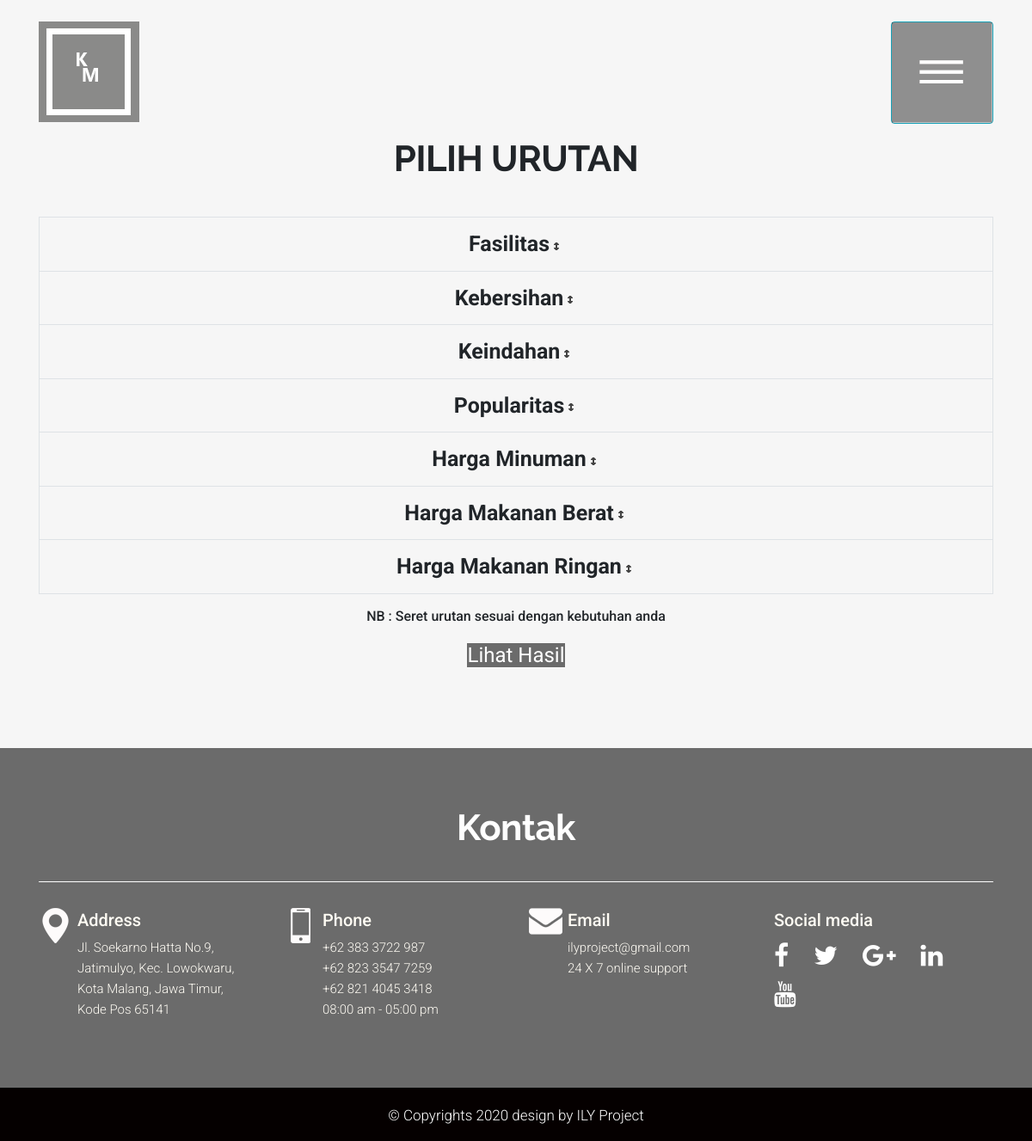
Screenshot of /kedai/sorting.php with the database file from the repository.
### tables this page shows
CREATE TABLE `kriteria` (
  `id_kriteria` varchar(5) NOT NULL,
  `nama_kriteria` varchar(45) NOT NULL,
  `bobot` double NOT NULL,
  `sifat` varchar(15) NOT NULL
);

### kedai/sorting.php (the view, shortened to what this page needs)
<!DOCTYPE html>
<html lang="en">
<head>
   <?php
include ("../login/koneksi/koneksi.php");
?>
  <link rel="stylesheet" href="//code.jquery.com/ui/1.12.1/themes/base/jquery-ui.css">
   <link rel="stylesheet" href="css/bootstrap.min.css" />
   <link rel="stylesheet" href="css/pogo-slider.min.css" />
   <link rel="stylesheet" href="css/style.css" />
   <link rel="stylesheet" href="css/responsive.css" />
   <link rel="stylesheet" href="css/custom.css" />
   <link rel="stylesheet" href="https://maxcdn.bootstrapcdn.com/bootstrap/4.0.0/css/bootstrap.min.css"
>
</head>
<body id="home" data-spy="scroll" data-target="#navbar-wd" data-offset="98">
   <div class="wrapper">
      <div id="content">
         <div class="output">
            <div id="section2" class="section about_section layout_padding dash_bg">
               <div class="container">
                  <div class="row">
                     <div class="col-md-12">
                        <div class="full"></br></br></br>
                           <div id="#down" class="heading_main text_align_center">
                              <h2>Pilih urutan </h2>
                           </div>
                           <table class="table table-stripped table-hover table-bordered">
                              <tbody>
                                 <?php
                                    $sql = $conn->query("SELECT id_kriteria, nama_kriteria, bobot FROM kriteria ORDER BY bobot");
                                    while($data = $sql->fetch_array()) {
                                       $result = preg_replace("/[^a-zA-Z]/", " ", $data['nama_kriteria']);
                                       echo '
                                          <tr data-index="'.$data['id_kriteria'].'" data-bobot="'.$data['bobot'].'">
                                             <td align="center">
                                             <strong style="font-size: 25px;">'.$result.'</strong><span class="ui-icon ui-icon-arrowthick-2-n-s"></span>
                                             </td>
                                          </tr>
                                       ';}
                                 ?>
                              </tbody>
                           </table>
                           <center>
                              <h6>NB : Seret urutan sesuai dengan kebutuhan anda </h6></center><center>
                           <div class="">
                              <a href="hasil.php"  class="margin-top_30"
                                          style="background: #6B6B6B;
                                          color: #fff;
                                          font-size: 24px;
                                          font-weight: 400;" height= "60px";
                                          width="300px">
                                          Lihat Hasil</a>
                           </div></center>
                        </div>
                     </div>
                  </div>
               </div>
            </div>
         </div></br></br></br></br></br></br></br>
         <footer class="footer-box">
            <div class="container">
               <div class="row">
                  <div class="col-md-12">
                     <div class="full">
                        <div class="heading_main text_align_center white_fonts margin-bottom_30">
                           <h2>Kontak</h2>
                        </div>
                     </div>
                  </div>
               </div>
               <div class="row">
                  <div class="col-lg-3 col-md-6 col-sm-6 white_fonts">
                     <div class="full footer_blog f_icon_1">
                        <p>Address<br><small>Jl. Soekarno Hatta No.9,<br>Jatimulyo, Kec. Lowokwaru,<br>Kota Malang, Jawa
                              Timur, <br>Kode Pos 65141</small></p>
                     </div>
                  </div>
                  <div class="col-lg-3 col-md-6 col-sm-6 white_fonts">
                     <div class="full footer_blog f_icon_2">
                        <p>Phone<br><small>+62 383 3722 987<br>+62 823 3547 7259<br>+62 821 4045 3418<br>08:00 am -
                              05:00 pm</small></p>
                     </div>
                  </div>
                  <div class="col-lg-3 col-md-6 col-sm-6 white_fonts">
                     <div class="full footer_blog f_icon_3">
                        <p>Email<br><small>ilyproject@gmail.com<br>24 X 7 online support</small></p>
                     </div>
                  </div>
                  <div class="col-lg-3 col-md-6 col-sm-6 white_fonts">
                     <div class="full footer_blog_last">
                        <p>Social media</p>
                        <p>
                           <ul>
                              <li><a href="#"><i class="fa fa-facebook-f"></i></a></li>
                              <li><a href="#"><i class="fa fa-twitter"></i></a></li>
                              <li><a href="#"><i class="fa fa-google-plus"></i></a></li>
                              <li><a href="#"><i class="fa fa-linkedin"></i></a></li>
                              <li><a href="#"><i class="fa fa-youtube"></i></a></li>
                           </ul>
                        </p>
                     </div>
                  </div>
               </div>
            </div>
         </footer>
         <header class="top-header">
            <div class="container">
               <div class="row">
                  <div class="col-sm-6">
                     <div class="logo_main">
                        <a href="../index.php"><img src="images/main_logo.png" /></a>
                     </div>
                  </div>
                  <div class="col-sm-6">
                     <button type="button" id="sidebarCollapse" class="btn btn-info navbar-btn"><img
                           src="images/menu_icon.png"></button>
                  </div>
               </div>
            </div>
         </header>
         <div class="footer_bottom">
            <div class="container">
               <div class="row">
                  <div class="col-12">
                     <p class="crp">© Copyrights 2020 design by ILY Project</p>
                  </div>
               </div>
            </div>
         </div>
      </div>
</body>
</html>

### kedai/css/style.css (style rules this page uses)
html { scroll-behavior: smooth; }
body { color: #666666; font-size: 15px; font-family: 'Roboto', sans-serif; line-height: 1.80857; overflow-x: hidden !important; }
* { font-family: 'Roboto', sans-serif; }
a { color: #000000; text-decoration: none !important; outline: none !important; -webkit-transition: all .3s ease-in-out; -moz-transition: all .3s ease-in-out; -ms-transition: all .3s ease-in-out; -o-transition: all .3s ease-in-out; transition: all .3s ease-in-out; }
h1, h2, h3, h4, h5, h6 { letter-spacing: 0; font-weight: normal; position: relative; padding: 0 0 10px 0; font-weight: normal; line-height: 120% !important; color: #000000; margin: 0 }
h2 { font-size: 22px }
h6 { font-size: 13px }
a { color: #1f1f1f; text-decoration: none; outline: none; }
a, .btn { text-decoration: none !important; outline: none !important; -webkit-transition: all .3s ease-in-out; -moz-transition: all .3s ease-in-out; -ms-transition: all .3s ease-in-out; -o-transition: all .3s ease-in-out; transition: all .3s ease-in-out; }
ul, li, ol { list-style: none; margin: 0px; padding: 0px; }
.dash_bg { position: relative; }
.dash_bg::before { width: 92px; height: 30px; content: ""; display: block; position: absolute; right: 0; top: 100px; right: 70px; }
.dash_bg:after { width: 92px; height: 30px; content: ""; display: block; position: absolute; right: 0; bottom: 100px; left: 70px; }
.logo_main { padding: 25px 0 0; }
.top-header { position: absolute; top: 0px; left: 0px; width: 100%; margin: 0; z-index: 20; background-position: left; background-repeat: no-repeat; background-color: transparent; background-size: auto 100%; width: 100%; }
.section { float: left; width: 100%; }
button#sidebarCollapse { background: transparent; float: right; margin: 25px 0 0; padding: 0; }
.about_section { background: #f6f6f6; }
.footer-box { background: #6b6b6b; padding: 70px 0; }
p { margin-top: 5px; margin-bottom: 1rem; font-size: 17px; font-weight: 300; line-height: 30px; color: #000000; }
.text_align_center { text-align: center; }
.white_fonts p, .white_fonts h1, .white_fonts h2, .white_fonts h3, .white_fonts h4, .white_fonts h5, .white_fonts h6, .white_fonts ul, .white_fonts ul li, .white_fonts ul li a, .white_fonts ul i, .white_fonts .post_info i, .white_fonts div, .white_fonts a.read_more { color: #fff !important; }
.layout_padding { padding-top: 90px; padding-bottom: 90px; }
.heading_main h2 { font-size: 42px; letter-spacing: -0.5px; font-weight: 700; padding: 0; margin: 0; font-family: 'Raleway', sans-serif; position: relative; text-transform: uppercase; line-height: 45px !important; }
.heading_main h2::after { width: 250px; height: 8px; background: #ff880e; content: ""; display: block; transform: skew(-30deg); margin-top: 3px; display: none; }
.full { float: left; width: 100%; }
.heading_main { float: left; display: flex; margin-bottom: 45px; width: 100%; justify-content: center; }
.margin-top_30 { margin-top: 30px; }
.margin-bottom_30 { margin-bottom: 30px !important; }
.footer_bottom { background: #050000; padding: 0 0; width: 100%; min-height: 60px; float: left; text-align: center; }
.footer_bottom p.crp { float: left; margin: 0; color: #fff; font-size: 17px; text-align: center; width: 100%; line-height: 60px; padding-top: 2px; }
footer { width: 100%; float: left; }
footer.footer-box p { font-size: 20px; margin-top: 0; line-height: 28px; font-weight: 500; color: #fffcf4 !important; float: left; width: 100%; margin-bottom: 0; }
footer.footer-box p small { margin-top: 6px; float: left; width: 100%; margin-bottom: 0; line-height: 24px; font-size: 15px; font-weight: 300; }
.footer_blog { float: left; width: 100%; }
.navbar-btn { box-shadow: none; outline: none !important; border: none; }
#content { padding: 0; min-height: 100vh; transition: all 0.3s; position: relative; top: 0; right: 0; width: 100%; }
footer.footer-box .heading_main h2 { text-transform: none; border-bottom: solid #fff 1px; width: 100%; padding: 0 0 40px 0; }
.footer_blog { padding-left: 45px; }
.f_icon_1 { background-image: url('../images/f_icon1.png'); background-repeat: no-repeat; }
.f_icon_2 { background-image: url('../images/f_icon2.png'); background-repeat: no-repeat; }
.f_icon_3 { background-image: url('../images/f_icon3.png'); background-repeat: no-repeat; }
.footer_blog_last ul { margin-top: 5px; float: left; list-style: none; width: 100%; }
.footer_blog_last ul li { display: inline; font-size: 30px; margin-right: 25px; }

### kedai/css/timeline.css (style rules this page uses)
* { box-sizing: border-box; }

### rows the page displays
kriteria: nama_kriteria "Fasilitas"
kriteria: nama_kriteria "Kebersihan"
kriteria: nama_kriteria "Keindahan"
kriteria: nama_kriteria "Popularitas"
kriteria: nama_kriteria "Harga Minuman"
kriteria: nama_kriteria "Harga Makanan Berat"
kriteria: nama_kriteria "Harga Makanan Ringan"
